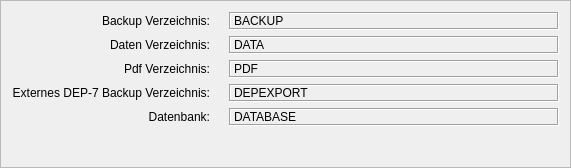
        <widget class="QFrame" name="pathFrame">
         <property name="sizePolicy">
          <sizepolicy hsizetype="Preferred" vsizetype="Minimum">
           <horstretch>0</horstretch>
           <verstretch>0</verstretch>
          </sizepolicy>
         </property>
         <property name="frameShape">
          <enum>QFrame::StyledPanel</enum>
         </property>
         <property name="frameShadow">
          <enum>QFrame::Raised</enum>
         </property>
         <layout class="QVBoxLayout" name="verticalLayout_4">
          <item>
           <layout class="QGridLayout" name="gridLayout" columnstretch="0,0,1,0">
            <item row="0" column="1">
             <widget class="QLabel" name="backupDirIconLabel">
              <property name="sizePolicy">
               <sizepolicy hsizetype="Preferred" vsizetype="Minimum">
                <horstretch>0</horstretch>
                <verstretch>0</verstretch>
               </sizepolicy>
              </property>
              <property name="autoFillBackground">
               <bool>false</bool>
              </property>
              <property name="frameShape">
               <enum>QFrame::NoFrame</enum>
              </property>
              <property name="frameShadow">
               <enum>QFrame::Raised</enum>
              </property>
              <property name="text">
               <string/>
              </property>
              <property name="pixmap">
               <pixmap>:/icons/ok.png</pixmap>
              </property>
             </widget>
            </item>
            <item row="4" column="0">
             <widget class="QLabel" name="label_3">
              <property name="sizePolicy">
               <sizepolicy hsizetype="Preferred" vsizetype="Minimum">
                <horstretch>0</horstretch>
                <verstretch>0</verstretch>
               </sizepolicy>
              </property>
              <property name="text">
               <string>Datenbank:</string>
              </property>
              <property name="alignment">
               <set>Qt::AlignRight|Qt::AlignTrailing|Qt::AlignVCenter</set>
              </property>
             </widget>
            </item>
            <item row="3" column="0">
             <widget class="QLabel" name="externalDepDescriptionLabel">
              <property name="sizePolicy">
               <sizepolicy hsizetype="Preferred" vsizetype="Minimum">
                <horstretch>0</horstretch>
                <verstretch>0</verstretch>
               </sizepolicy>
              </property>
              <property name="minimumSize">
               <size>
                <width>130</width>
                <height>0</height>
               </size>
              </property>
              <property name="text">
               <string>Externes DEP-7 Backup Verzeichnis:</string>
              </property>
              <property name="alignment">
               <set>Qt::AlignRight|Qt::AlignTrailing|Qt::AlignVCenter</set>
              </property>
              <property name="wordWrap">
               <bool>false</bool>
              </property>
             </widget>
            </item>
            <item row="3" column="1">
             <widget class="QLabel" name="externalDepDirIconLabel">
              <property name="sizePolicy">
               <sizepolicy hsizetype="Preferred" vsizetype="Minimum">
                <horstretch>0</horstretch>
                <verstretch>0</verstretch>
               </sizepolicy>
              </property>
              <property name="frameShape">
               <enum>QFrame::NoFrame</enum>
              </property>
              <property name="frameShadow">
               <enum>QFrame::Raised</enum>
              </property>
              <property name="text">
               <string/>
              </property>
              <property name="pixmap">
               <pixmap>:/icons/ok.png</pixmap>
              </property>
             </widget>
            </item>
            <item row="1" column="0">
             <widget class="QLabel" name="label_2">
              <property name="sizePolicy">
               <sizepolicy hsizetype="Preferred" vsizetype="Minimum">
                <horstretch>0</horstretch>
                <verstretch>0</verstretch>
               </sizepolicy>
              </property>
              <property name="text">
               <string>Daten Verzeichnis:</string>
              </property>
              <property name="alignment">
               <set>Qt::AlignRight|Qt::AlignTrailing|Qt::AlignVCenter</set>
              </property>
              <property name="wordWrap">
               <bool>false</bool>
              </property>
             </widget>
            </item>
            <item row="2" column="0">
             <widget class="QLabel" name="label_9">
              <property name="sizePolicy">
               <sizepolicy hsizetype="Preferred" vsizetype="Minimum">
                <horstretch>0</horstretch>
                <verstretch>0</verstretch>
               </sizepolicy>
              </property>
              <property name="text">
               <string>Pdf Verzeichnis:</string>
              </property>
              <property name="alignment">
               <set>Qt::AlignRight|Qt::AlignTrailing|Qt::AlignVCenter</set>
              </property>
             </widget>
            </item>
            <item row="0" column="0">
             <widget class="QLabel" name="label">
              <property name="sizePolicy">
               <sizepolicy hsizetype="Preferred" vsizetype="Minimum">
                <horstretch>0</horstretch>
                <verstretch>0</verstretch>
               </sizepolicy>
              </property>
              <property name="text">
               <string>Backup Verzeichnis:</string>
              </property>
              <property name="alignment">
               <set>Qt::AlignRight|Qt::AlignTrailing|Qt::AlignVCenter</set>
              </property>
              <property name="wordWrap">
               <bool>false</bool>
              </property>
             </widget>
            </item>
            <item row="2" column="1">
             <widget class="QLabel" name="pdfDirIconLabel">
              <property name="sizePolicy">
               <sizepolicy hsizetype="Preferred" vsizetype="Minimum">
                <horstretch>0</horstretch>
                <verstretch>0</verstretch>
               </sizepolicy>
              </property>
              <property name="frameShape">
               <enum>QFrame::NoFrame</enum>
              </property>
              <property name="frameShadow">
               <enum>QFrame::Raised</enum>
              </property>
              <property name="text">
               <string/>
              </property>
              <property name="pixmap">
               <pixmap>:/icons/ok.png</pixmap>
              </property>
             </widget>
            </item>
            <item row="1" column="1">
             <widget class="QLabel" name="dataDirIconLabel">
              <property name="sizePolicy">
               <sizepolicy hsizetype="Preferred" vsizetype="Minimum">
                <horstretch>0</horstretch>
                <verstretch>0</verstretch>
               </sizepolicy>
              </property>
              <property name="frameShape">
               <enum>QFrame::NoFrame</enum>
              </property>
              <property name="frameShadow">
               <enum>QFrame::Raised</enum>
              </property>
              <property name="text">
               <string/>
              </property>
              <property name="pixmap">
               <pixmap>:/icons/ok.png</pixmap>
              </property>
             </widget>
            </item>
            <item row="4" column="1">
             <widget class="QLabel" name="databaseIconLabel">
              <property name="sizePolicy">
               <sizepolicy hsizetype="Preferred" vsizetype="Minimum">
                <horstretch>0</horstretch>
                <verstretch>0</verstretch>
               </sizepolicy>
              </property>
              <property name="text">
               <string/>
              </property>
              <property name="pixmap">
               <pixmap resource="../../qrk.qrc">:/src/icons/ok.png</pixmap>
              </property>
             </widget>
            </item>
            <item row="0" column="2" colspan="2">
             <widget class="QLabel" name="backupDirLabel">
              <property name="sizePolicy">
               <sizepolicy hsizetype="Expanding" vsizetype="Minimum">
                <horstretch>0</horstretch>
                <verstretch>0</verstretch>
               </sizepolicy>
              </property>
              <property name="accessibleName">
               <string notr="true"/>
              </property>
              <property name="frameShape">
               <enum>QFrame::Box</enum>
              </property>
              <property name="frameShadow">
               <enum>QFrame::Sunken</enum>
              </property>
              <property name="text">
               <string>BACKUP</string>
              </property>
              <property name="wordWrap">
               <bool>true</bool>
              </property>
              <property name="textInteractionFlags">
               <set>Qt::LinksAccessibleByMouse|Qt::TextSelectableByKeyboard|Qt::TextSelectableByMouse</set>
              </property>
             </widget>
            </item>
            <item row="1" column="2" colspan="2">
             <widget class="QLabel" name="dataDirlabel">
              <property name="sizePolicy">
               <sizepolicy hsizetype="Expanding" vsizetype="Minimum">
                <horstretch>0</horstretch>
                <verstretch>0</verstretch>
               </sizepolicy>
              </property>
              <property name="accessibleName">
               <string notr="true"/>
              </property>
              <property name="frameShape">
               <enum>QFrame::Box</enum>
              </property>
              <property name="frameShadow">
               <enum>QFrame::Sunken</enum>
              </property>
              <property name="text">
               <string>DATA</string>
              </property>
              <property name="wordWrap">
               <bool>true</bool>
              </property>
              <property name="textInteractionFlags">
               <set>Qt::LinksAccessibleByMouse|Qt::TextSelectableByKeyboard|Qt::TextSelectableByMouse</set>
              </property>
             </widget>
            </item>
            <item row="2" column="2" colspan="2">
             <widget class="QLabel" name="pdfDirLabel">
              <property name="sizePolicy">
               <sizepolicy hsizetype="Expanding" vsizetype="Minimum">
                <horstretch>0</horstretch>
                <verstretch>0</verstretch>
               </sizepolicy>
              </property>
              <property name="accessibleName">
               <string notr="true"/>
              </property>
              <property name="frameShape">
               <enum>QFrame::Box</enum>
              </property>
              <property name="frameShadow">
               <enum>QFrame::Sunken</enum>
              </property>
              <property name="text">
               <string>PDF</string>
              </property>
              <property name="wordWrap">
               <bool>true</bool>
              </property>
              <property name="textInteractionFlags">
               <set>Qt::LinksAccessibleByMouse|Qt::TextSelectableByKeyboard|Qt::TextSelectableByMouse</set>
              </property>
             </widget>
            </item>
            <item row="3" column="2" colspan="2">
             <widget class="QLabel" name="externalDepDirlabel">
              <property name="sizePolicy">
               <sizepolicy hsizetype="Expanding" vsizetype="Minimum">
                <horstretch>0</horstretch>
                <verstretch>0</verstretch>
               </sizepolicy>
              </property>
              <property name="accessibleName">
               <string notr="true"/>
              </property>
              <property name="frameShape">
               <enum>QFrame::Box</enum>
              </property>
              <property name="frameShadow">
               <enum>QFrame::Sunken</enum>
              </property>
              <property name="text">
               <string>DEPEXPORT</string>
              </property>
              <property name="wordWrap">
               <bool>true</bool>
              </property>
              <property name="textInteractionFlags">
               <set>Qt::LinksAccessibleByMouse|Qt::TextSelectableByKeyboard|Qt::TextSelectableByMouse</set>
              </property>
             </widget>
            </item>
            <item row="4" column="2" colspan="2">
             <widget class="QLabel" name="dataBaseLabel">
              <property name="sizePolicy">
               <sizepolicy hsizetype="Expanding" vsizetype="Minimum">
                <horstretch>0</horstretch>
                <verstretch>0</verstretch>
               </sizepolicy>
              </property>
              <property name="frameShape">
               <enum>QFrame::Box</enum>
              </property>
              <property name="frameShadow">
               <enum>QFrame::Sunken</enum>
              </property>
              <property name="text">
               <string>DATABASE</string>
              </property>
              <property name="wordWrap">
               <bool>true</bool>
              </property>
             </widget>
            </item>
            <item row="6" column="2" colspan="2">
             <spacer name="horizontalSpacer">
              <property name="orientation">
               <enum>Qt::Horizontal</enum>
              </property>
              <property name="sizeHint" stdset="0">
               <size>
                <width>330</width>
                <height>20</height>
               </size>
              </property>
             </spacer>
            </item>
           </layout>
          </item>
          <item>
           <spacer name="verticalSpacer_2">
            <property name="orientation">
             <enum>Qt::Vertical</enum>
            </property>
            <property name="sizeHint" stdset="0">
             <size>
              <width>20</width>
              <height>10</height>
             </size>
            </property>
           </spacer>
          </item>
         </layout>
        </widget>
